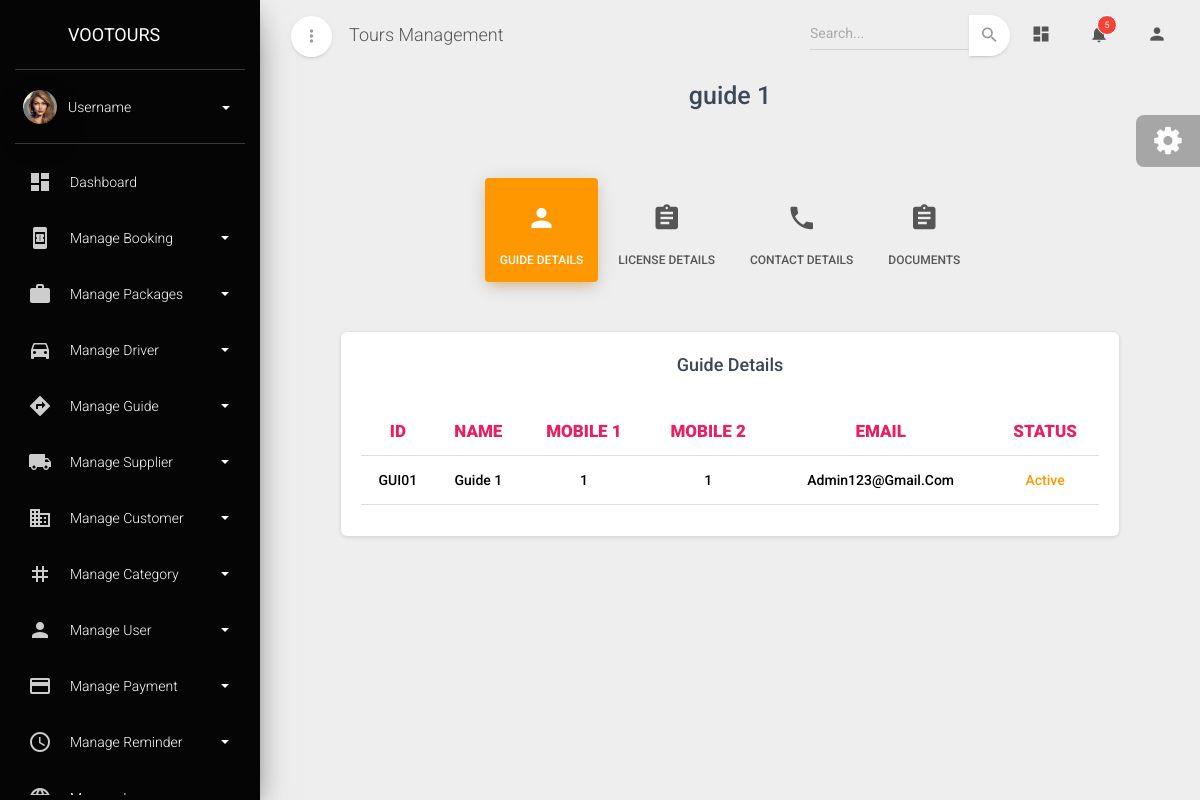
Screenshot of /guide_details/GUI01/ with the database file from the repository.
### admin_dashboard/models.py (models this page shows, shortened)
class Guide(models.Model):
    guide_id=models.CharField(max_length=10,primary_key=True,editable=False)
    name=models.CharField(max_length=100)
    abudhabi_license=models.BooleanField(default=True)
    dubai_license=models.BooleanField(default=True)
    rak_license=models.BooleanField(default=True)
    sharjah_license=models.BooleanField(default=True)
    fujairah_license=models.BooleanField(default=True)
    mobile1=models.PositiveIntegerField()
    mobile2=models.PositiveIntegerField()
    whatsapp1=models.PositiveIntegerField()
    whatsapp2=models.PositiveIntegerField()
    email=models.EmailField()
    license_number=models.CharField(max_length=100)
    license_expiry=models.DateField()
    language=models.ManyToManyField(Language)
    passport_number=models.CharField(max_length=100)
    passport_expiry=models.DateField()
    emirates_id_number=models.CharField(max_length=100)
    emirates_id_expiry=models.DateField()
    visa_number=models.CharField(max_length=100)
    visa_expiry=models.DateField()
    license_copy=models.FileField(upload_to='guide_license/')
    passport=models.FileField(upload_to='guide_passport/')
    emirates_id=models.FileField(upload_to='guide_emirates_id/')
    visa=models.FileField(upload_to='guide_visa/')
    photos=models.FileField(upload_to='driver_photos/')
    status=models.ForeignKey(Status_type,on_delete=models.CASCADE)
    is_deleted=models.BooleanField(default=False)

class Status_type(models.Model):
    status=models.CharField(max_length=100,unique=True)
    def __str__(self):
        return self.status

### admin_dashboard/views.py (the view)
# urls.py: path('guide_details/<str:pk>/',guide_details_view,name='guide_details'),
def guide_details_view(request,pk):
    data=Guide.objects.get(guide_id=pk)
    return render(request,'guidedetailsview.html',{'data':data})

### admin_dashboard/templates/guidedetailsview.html (shortened to what this page needs)
{% extends "base.html" %}
{% block content %}
            <div class="row mt-5">
                <div class="col-1"></div>
                <div class="col-md-10 ml-auto mr-auto">
                  <div class="page-categories">
                    <h3 class="title text-center font-weight-bold">{{data.name}}</h3>
                    <br />
                    <ul class="nav nav-pills nav-pills-warning nav-pills-icons justify-content-center mt-3" role="tablist">
                      <li class="nav-item">
                        <a class="nav-link active" data-toggle="tab" href="#details" role="tablist">
                          <i class="material-icons">person</i> Guide Details
                        </a>
                      </li>
                      <li class="nav-item">
                        <a class="nav-link" data-toggle="tab" href="#License" role="tablist">
                          <i class="material-icons">assignment</i> License Details
                        </a>
                      </li>
                      <li class="nav-item">
                        <a class="nav-link" data-toggle="tab" href="#contact" role="tablist">
                          <i class="material-icons">phone</i> Contact Details
                        </a>
                      </li>
                      <li class="nav-item">
                        <a class="nav-link" data-toggle="tab" href="#document" role="tablist">
                          <i class="material-icons">assignment</i>Documents
                        </a>
                      </li>
                    </ul>
                    <div class="tab-content tab-space tab-subcategories">
                      <div class="tab-pane active" id="details">
                        <div class="card">
                          <div class="card-header">
                            <h4 class="card-title text-center font-weight-bold mt-2">Guide Details</h4>
                          </div>
                            <div class="card-body">
                                <div class="table-responsive">
                                  <table class="table">
                                    <thead>
                                      <tr>
                                        <th class="text-center  text-rose" style="font-weight: 900;" >ID</th>
                                        <th class="text-center  text-rose" style="font-weight: 900;" >NAME</th>
                                        <th class="text-center  text-rose" style="font-weight: 900;" >MOBILE 1</th>
                                        <th class="text-center  text-rose" style="font-weight: 900;" >MOBILE 2</th>
                                        <th class="text-center  text-rose" style="font-weight: 900;" >EMAIL</th>
                                        <th class="text-center  text-rose" style="font-weight: 900;" >STATUS</th>
                                      </tr>
                                    </thead>
                                    <tbody>
                                      <tr>
                                        <td class="text-center text-capitalize" style="font-weight: 500;">{{data.guide_id}}</td>
                                        <td class="text-center text-capitalize" style="font-weight: 500;">{{data.name}}</td>
                                        <td class="text-center text-capitalize" style="font-weight: 500;">{{data.mobile1}}</td>
                                        <td class="text-center text-capitalize" style="font-weight: 500;">{{data.mobile2}}</td>
                                        <td class="text-center text-capitalize" style="font-weight: 500;">{{data.email}}</td>
                                        {% if data.status == "Active" %}
                                          <td class="text-center text-capitalize text-success" style="font-weight: 500;">{{data.status}}</td>
                                        {% elif data.status == "Inactive" %}
                                          <td class="text-center text-capitalize text-priamry" style="font-weight: 500;">{{data.status}}</td>
                                        {% else %}
                                          <td class="text-center text-capitalize text-warning" style="font-weight: 500;">{{data.status}}</td>
                                        {% endif %}
                                      </tr>
                                    </tbody>
                                  </table>
                                </div>
                              </div>
                          </div>
                      </div>
                    </div>
                  </div>
                </div>
                <div class="col-1"></div>
              </div>
        </div>
{% endblock content %}

### rows the page displays
Guide: name "guide 1", guide_id "GUI01", name "Guide 1", mobile1 "1", mobile2 "1", email "Admin123@gmail.com", status "Active"
